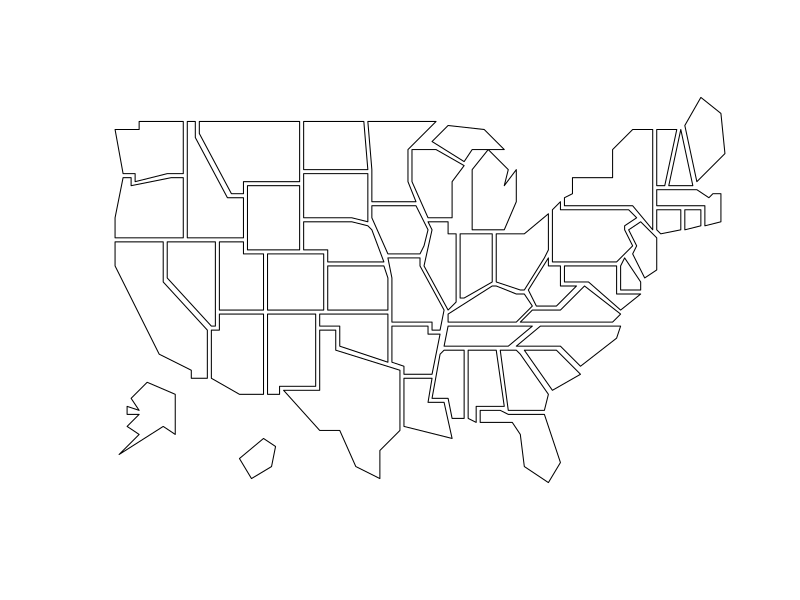
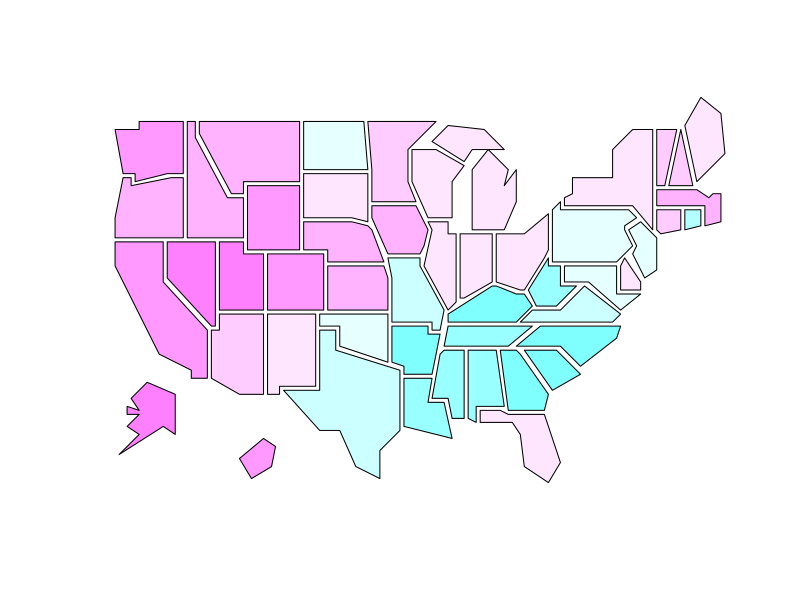

The R script that drew these images, in order:
library(spData)


### Name: state.vbm
### Title: US State Visibility Based Map
### Aliases: state.vbm
### Keywords: datasets sp

### ** Examples

if (requireNamespace("sp", quietly = TRUE)) {
  library(sp)
  data(state.vbm)
  plot(state.vbm)

  tmp <- state.x77[, 'HS Grad']
  tmp2 <- cut(tmp, seq(min(tmp), max(tmp), length.out=11),
            include.lowest=TRUE)
  plot(state.vbm, col=cm.colors(10)[tmp2])
}
